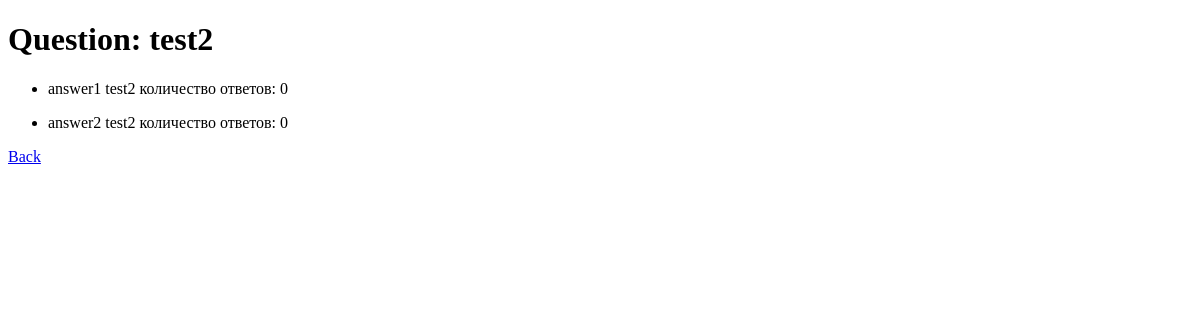
Before: /polls/4/results/ with the older database file.
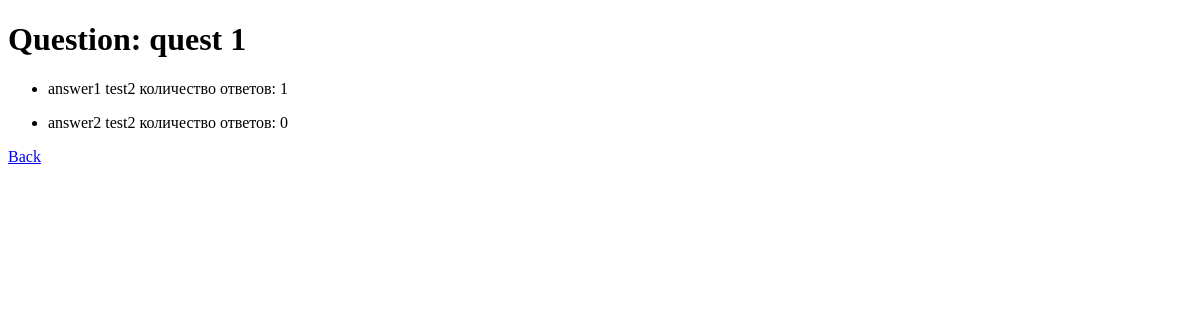
After: the same page with the newer database file.
### polls/models.py (models this page shows, shortened)
class Question(models.Model):
    question_text = models.CharField('Текст вопроса', max_length=200)
    pub_date = models.DateTimeField('Дата публикации')
    create_date = models.DateTimeField('Время создания вопроса', auto_now_add=True)

class Choice(models.Model):
    question = models.ForeignKey(Question)
    choice_text = models.CharField('Ответ на вопрос', max_length=200)
    votes = models.IntegerField('Количесвто ответов', default=0)
    def __str__(self):
        return self.choice_text

### polls/views.py (the view)
# urls.py: url(r'^(?P<pk>[0-9]+)/results/$', views.ResultsView.as_view(), name='results'),
class ResultsView(generic.DetailView):
    model = Question
    template_name = 'polls/result.html'

### polls/templates/polls/result.html (shortened to what this page needs)
<!DOCTYPE html>
<html lang="en">
<head>
</head>
<body>
    <h1>Question: {{ question.question_text }}</h1>
{% for choice in question.choice_set.all %}
    <ul>
        <li>{{ choice }} количество ответов: {{ choice.votes }}</li>
    </ul>
{% endfor %}
<a href="{% url 'index' %}">Back</a>
</body>
</html>

Changed rows visible on the page:
changed Question: question_text "test2" → "quest 1"
changed Choice "answer1 test2": votes "0" → "1"
